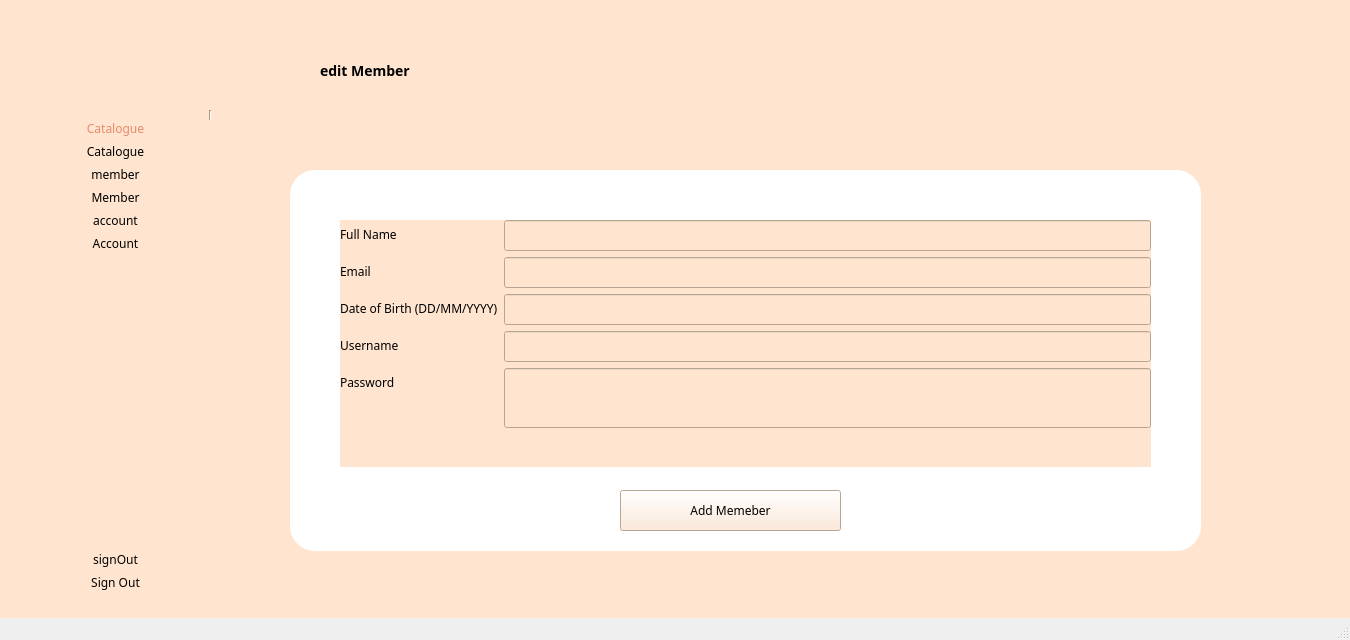
<?xml version="1.0" encoding="UTF-8"?>
<ui version="4.0">
 <class>adminMemberEdit</class>
 <widget class="QMainWindow" name="adminMemberEdit">
  <property name="geometry">
   <rect>
    <x>0</x>
    <y>0</y>
    <width>1350</width>
    <height>640</height>
   </rect>
  </property>
  <property name="minimumSize">
   <size>
    <width>1350</width>
    <height>640</height>
   </size>
  </property>
  <property name="maximumSize">
   <size>
    <width>1350</width>
    <height>640</height>
   </size>
  </property>
  <property name="windowTitle">
   <string>MainWindow</string>
  </property>
  <widget class="QWidget" name="centralwidget">
   <property name="styleSheet">
    <string notr="true">QWidget{
	background: #FFE5D0;
	font-family: Montserrat;
}</string>
   </property>
   <widget class="QLabel" name="label_6">
    <property name="geometry">
     <rect>
      <x>320</x>
      <y>30</y>
      <width>131</width>
      <height>81</height>
     </rect>
    </property>
    <property name="sizePolicy">
     <sizepolicy hsizetype="Preferred" vsizetype="Fixed">
      <horstretch>0</horstretch>
      <verstretch>0</verstretch>
     </sizepolicy>
    </property>
    <property name="styleSheet">
     <string notr="true">QLabel{
	font-weight: bold;
	font-size: 14px;

}</string>
    </property>
    <property name="text">
     <string>edit Member</string>
    </property>
   </widget>
   <widget class="QGroupBox" name="groupBox">
    <property name="geometry">
     <rect>
      <x>290</x>
      <y>170</y>
      <width>911</width>
      <height>381</height>
     </rect>
    </property>
    <property name="styleSheet">
     <string notr="true">QGroupBox{
	border-radius: 25px;
	background: rgb(255, 255, 255);
}</string>
    </property>
    <property name="title">
     <string/>
    </property>
    <widget class="QWidget" name="layoutWidget">
     <property name="geometry">
      <rect>
       <x>50</x>
       <y>50</y>
       <width>811</width>
       <height>247</height>
      </rect>
     </property>
     <layout class="QFormLayout" name="formLayout">
      <item row="0" column="0">
       <widget class="QLabel" name="label_4">
        <property name="text">
         <string>Full Name</string>
        </property>
       </widget>
      </item>
      <item row="0" column="1">
       <widget class="QLineEdit" name="firstNameLineEdit">
        <property name="minimumSize">
         <size>
          <width>0</width>
          <height>31</height>
         </size>
        </property>
        <property name="text">
         <string/>
        </property>
       </widget>
      </item>
      <item row="1" column="0">
       <widget class="QLabel" name="label_13">
        <property name="text">
         <string>Email</string>
        </property>
       </widget>
      </item>
      <item row="1" column="1">
       <widget class="QLineEdit" name="emailLineEdit">
        <property name="minimumSize">
         <size>
          <width>0</width>
          <height>31</height>
         </size>
        </property>
       </widget>
      </item>
      <item row="2" column="0">
       <widget class="QLabel" name="label_20">
        <property name="sizePolicy">
         <sizepolicy hsizetype="Preferred" vsizetype="Preferred">
          <horstretch>0</horstretch>
          <verstretch>0</verstretch>
         </sizepolicy>
        </property>
        <property name="minimumSize">
         <size>
          <width>0</width>
          <height>0</height>
         </size>
        </property>
        <property name="maximumSize">
         <size>
          <width>16777185</width>
          <height>16777215</height>
         </size>
        </property>
        <property name="text">
         <string>Date of Birth (DD/MM/YYYY)</string>
        </property>
       </widget>
      </item>
      <item row="2" column="1">
       <widget class="QLineEdit" name="dobLineEdit">
        <property name="sizePolicy">
         <sizepolicy hsizetype="Preferred" vsizetype="Preferred">
          <horstretch>0</horstretch>
          <verstretch>0</verstretch>
         </sizepolicy>
        </property>
        <property name="minimumSize">
         <size>
          <width>0</width>
          <height>31</height>
         </size>
        </property>
       </widget>
      </item>
      <item row="3" column="0">
       <widget class="QLabel" name="label_21">
        <property name="sizePolicy">
         <sizepolicy hsizetype="Preferred" vsizetype="Preferred">
          <horstretch>0</horstretch>
          <verstretch>0</verstretch>
         </sizepolicy>
        </property>
        <property name="minimumSize">
         <size>
          <width>0</width>
          <height>0</height>
         </size>
        </property>
        <property name="maximumSize">
         <size>
          <width>16777185</width>
          <height>16777215</height>
         </size>
        </property>
        <property name="text">
         <string>Username</string>
        </property>
       </widget>
      </item>
      <item row="3" column="1">
       <widget class="QLineEdit" name="usernameLineEdit">
        <property name="enabled">
         <bool>false</bool>
        </property>
        <property name="sizePolicy">
         <sizepolicy hsizetype="Preferred" vsizetype="Preferred">
          <horstretch>0</horstretch>
          <verstretch>0</verstretch>
         </sizepolicy>
        </property>
        <property name="minimumSize">
         <size>
          <width>0</width>
          <height>31</height>
         </size>
        </property>
       </widget>
      </item>
      <item row="4" column="0">
       <widget class="QLabel" name="label_16">
        <property name="sizePolicy">
         <sizepolicy hsizetype="Preferred" vsizetype="Preferred">
          <horstretch>0</horstretch>
          <verstretch>0</verstretch>
         </sizepolicy>
        </property>
        <property name="minimumSize">
         <size>
          <width>0</width>
          <height>0</height>
         </size>
        </property>
        <property name="maximumSize">
         <size>
          <width>16777185</width>
          <height>16777215</height>
         </size>
        </property>
        <property name="text">
         <string>Password</string>
        </property>
       </widget>
      </item>
      <item row="4" column="1">
       <widget class="QLineEdit" name="passwordLineEdit">
        <property name="sizePolicy">
         <sizepolicy hsizetype="Preferred" vsizetype="Preferred">
          <horstretch>0</horstretch>
          <verstretch>0</verstretch>
         </sizepolicy>
        </property>
        <property name="minimumSize">
         <size>
          <width>0</width>
          <height>60</height>
         </size>
        </property>
        <property name="styleSheet">
         <string notr="true">QLineEdit {
	padding: 5px;
}</string>
        </property>
        <property name="alignment">
         <set>Qt::AlignLeading|Qt::AlignLeft|Qt::AlignTop</set>
        </property>
       </widget>
      </item>
     </layout>
    </widget>
    <widget class="QPushButton" name="updateMemberButton">
     <property name="geometry">
      <rect>
       <x>330</x>
       <y>320</y>
       <width>221</width>
       <height>41</height>
      </rect>
     </property>
     <property name="text">
      <string>Add Memeber</string>
     </property>
    </widget>
   </widget>
   <widget class="QLabel" name="logoImage">
    <property name="geometry">
     <rect>
      <x>10</x>
      <y>20</y>
      <width>221</width>
      <height>71</height>
     </rect>
    </property>
    <property name="text">
     <string/>
    </property>
    <property name="pixmap">
     <pixmap resource="resources.qrc">:/resources/images/bblLogo.png</pixmap>
    </property>
   </widget>
   <widget class="Line" name="line">
    <property name="geometry">
     <rect>
      <x>200</x>
      <y>110</y>
      <width>21</width>
      <height>481</height>
     </rect>
    </property>
    <property name="styleSheet">
     <string notr="true">Line{
	color:rgb(221, 46, 68);
}</string>
    </property>
    <property name="orientation">
     <enum>Qt::Vertical</enum>
    </property>
   </widget>
   <widget class="QWidget" name="layoutWidget_2">
    <property name="geometry">
     <rect>
      <x>20</x>
      <y>120</y>
      <width>191</width>
      <height>471</height>
     </rect>
    </property>
    <layout class="QVBoxLayout" name="verticalLayout">
     <item>
      <widget class="QLabel" name="catalogueIcon">
       <property name="styleSheet">
        <string notr="true">QLabel{
	color: rgb(231, 138, 107);
}</string>
       </property>
       <property name="text">
        <string>Catalogue</string>
       </property>
       <property name="alignment">
        <set>Qt::AlignCenter</set>
       </property>
      </widget>
     </item>
     <item>
      <widget class="QPushButton" name="catalogueBtn">
       <property name="styleSheet">
        <string notr="true">QPushButton{
	border-radius:15px;
	font: 14px &quot;Montserrat&quot;;
}

QPushButton:hover {
	text-decoration: underline;
}</string>
       </property>
       <property name="text">
        <string>Catalogue</string>
       </property>
      </widget>
     </item>
     <item>
      <widget class="QLabel" name="memberIcon">
       <property name="text">
        <string>member</string>
       </property>
       <property name="alignment">
        <set>Qt::AlignCenter</set>
       </property>
      </widget>
     </item>
     <item>
      <widget class="QPushButton" name="memberBtn">
       <property name="styleSheet">
        <string notr="true">QPushButton{
	border-radius:15px;
	font: 14px &quot;Montserrat&quot;;
}

QPushButton:hover {
	text-decoration: underline;
}</string>
       </property>
       <property name="text">
        <string>Member</string>
       </property>
      </widget>
     </item>
     <item>
      <widget class="QLabel" name="accountIcon">
       <property name="text">
        <string>account</string>
       </property>
       <property name="alignment">
        <set>Qt::AlignCenter</set>
       </property>
      </widget>
     </item>
     <item>
      <widget class="QPushButton" name="accountBtn">
       <property name="styleSheet">
        <string notr="true">QPushButton{
	border-radius:15px;
	font: 14px &quot;Montserrat&quot;;
}

QPushButton:hover {
	text-decoration: underline;
}</string>
       </property>
       <property name="text">
        <string>Account</string>
       </property>
      </widget>
     </item>
     <item>
      <spacer name="verticalSpacer">
       <property name="orientation">
        <enum>Qt::Vertical</enum>
       </property>
       <property name="sizeHint" stdset="0">
        <size>
         <width>20</width>
         <height>40</height>
        </size>
       </property>
      </spacer>
     </item>
     <item>
      <widget class="QLabel" name="signoutIcon">
       <property name="text">
        <string>signOut</string>
       </property>
       <property name="alignment">
        <set>Qt::AlignCenter</set>
       </property>
      </widget>
     </item>
     <item>
      <widget class="QPushButton" name="signoutBtn">
       <property name="styleSheet">
        <string notr="true">QPushButton{
	border-radius:15px;
	font: 14px &quot;Montserrat&quot;;
}

QPushButton:hover {
	text-decoration: underline;
}</string>
       </property>
       <property name="text">
        <string>Sign Out</string>
       </property>
      </widget>
     </item>
    </layout>
   </widget>
  </widget>
  <widget class="QMenuBar" name="menubar">
   <property name="geometry">
    <rect>
     <x>0</x>
     <y>0</y>
     <width>1350</width>
     <height>21</height>
    </rect>
   </property>
  </widget>
  <widget class="QStatusBar" name="statusbar"/>
 </widget>
 <resources>
  <include location="resources.qrc"/>
 </resources>
 <connections/>
</ui>
